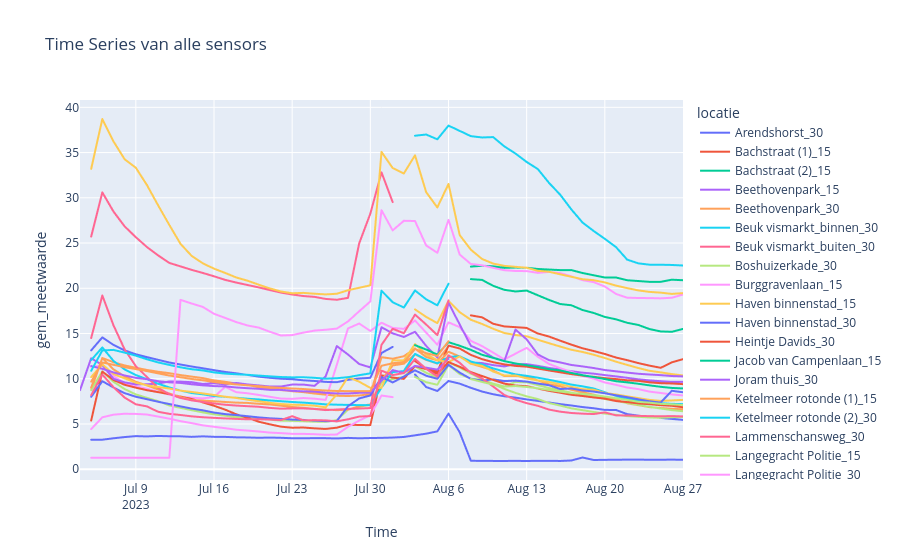

The cell this chart's notebook holds for it:
### Markdown cell above
## 4.1 Outlier Detectie

### Code cell
df_visual = df.copy()
df_visual = df_visual[df_visual['datum'] > datetime(2023, 7, 3)].copy()
df_visual.sort_values(by=['locatie', 'datum'], inplace=True)

fig = px.line(df_visual, x='datum', y='gem_meetwaarde', color='locatie', title='Time Series van alle sensors',
              labels={'meetwaarde': 'Permittivity', 'datum': 'Time'},
              line_group='locatie', hover_name='locatie')

fig.show()
